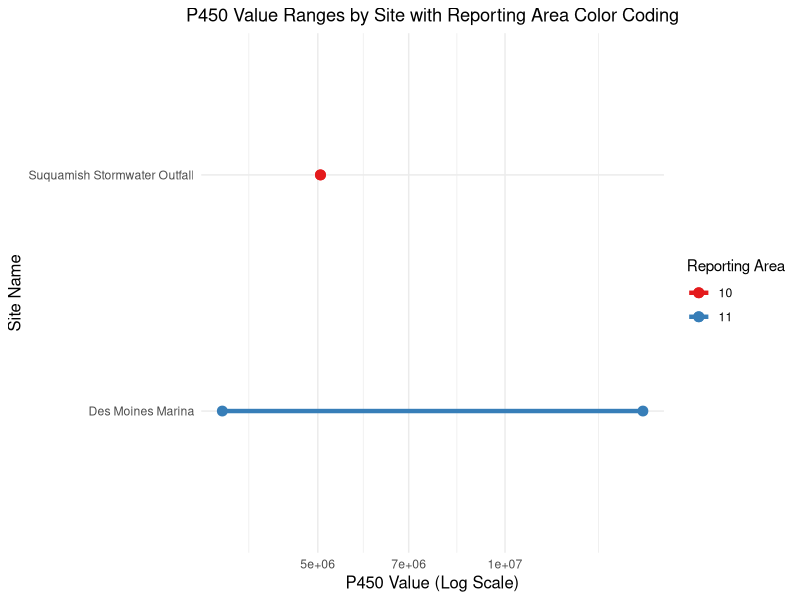

This figure's R source:
## ---- chunk 1

knitr::opts_chunk$set(
  echo = TRUE,         # Display code chunks
  eval = TRUE,         # Evaluate code chunks
  warning = FALSE,     # Hide warnings
  message = FALSE,     # Hide messages
  #fig.width = 20,       # Set plot width in inches
  #fig.height = 9,      # Set plot height in inches
  fig.align = "center" # Align plots to the center
)

## ---- chunk 2

# Load necessary libraries
library(ggplot2)
library(dplyr)

# Sample data - replace this with your actual data
data <- data.frame(
  reporting_area = c(11, 11, 11, 11, 10),
  site_name = c("Des Moines Marina", "Des Moines Marina", "Des Moines Marina", "Des Moines Marina", "Suquamish Stormwater Outfall"),
  p450 = c(5.083144e+06, 1.048650e+07, 3.510592e+06, 1.666199e+07, 5.049235e+06)
)

# Calculate min and max P450 values per site
site_p450_range <- data %>%
  group_by(site_name, reporting_area) %>%
  summarise(min_p450 = min(p450), max_p450 = max(p450))

# Create the dumbbell plot with log scale
ggplot(site_p450_range, aes(y = reorder(site_name, min_p450))) +
  geom_segment(aes(x = min_p450, xend = max_p450, y = site_name, yend = site_name, color = as.factor(reporting_area)), size = 1.5) +
  geom_point(aes(x = min_p450, color = as.factor(reporting_area)), size = 3) +
  geom_point(aes(x = max_p450, color = as.factor(reporting_area)), size = 3) +
  scale_x_log10() +
  labs(x = "P450 Value (Log Scale)", y = "Site Name", title = "P450 Value Ranges by Site with Reporting Area Color Coding") +
  theme_minimal() +
  theme(legend.position = "right") +
  scale_color_brewer(palette = "Set1", name = "Reporting Area") +
  theme(
    plot.title = element_text(hjust = 0.5),
    axis.title.x = element_text(size = 12),
    axis.title.y = element_text(size = 12)
  )


